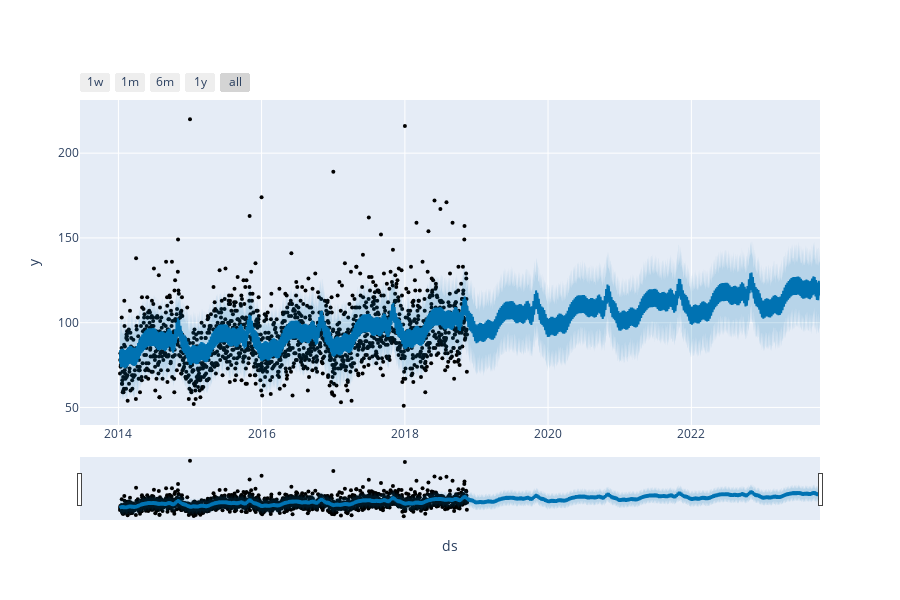

Notebook code for this chart:
### Code cell
plot_plotly(m, forecast)

### Figure 1 — Plotly figure (JSON) as saved in the notebook; plotly's stock layout.template omitted (floating-point values rounded to 4 significant figures; data arrays with more than 128 entries replaced by an {"elided": "..."} marker saying what was removed)
{"data": [{"marker": {"color": "black", "size": 4}, "mode": "markers", "name": "Actual", "type": "scatter", "x": {"elided": "1771 str values"}, "y": {"elided": "1771 int values"}}, {"hoverinfo": "skip", "line": {"width": 0}, "mode": "lines", "type": "scatter", "x": {"elided": "3571 str values"}, "y": {"elided": "3571 float values"}}, {"fill": "tonexty", "fillcolor": "rgba(0, 114, 178, 0.2)", "line": {"color": "#0072B2", "width": 2}, "mode": "lines", "name": "Predicted", "type": "scatter", "x": {"elided": "3571 str values"}, "y": {"elided": "3571 float values"}}, {"fill": "tonexty", "fillcolor": "rgba(0, 114, 178, 0.2)", "hoverinfo": "skip", "line": {"width": 0}, "mode": "lines", "type": "scatter", "x": {"elided": "3571 str values"}, "y": {"elided": "3571 float values"}}], "layout": {"height": 600, "showlegend": false, "width": 900, "xaxis": {"rangeselector": {"buttons": [{"count": 7, "label": "1w", "step": "day", "stepmode": "backward"}, {"count": 1, "label": "1m", "step": "month", "stepmode": "backward"}, {"count": 6, "label": "6m", "step": "month", "stepmode": "backward"}, {"count": 1, "label": "1y", "step": "year", "stepmode": "backward"}, {"step": "all"}]}, "rangeslider": {"visible": true}, "title": {"text": "ds"}, "type": "date"}, "yaxis": {"title": {"text": "y"}}}}
